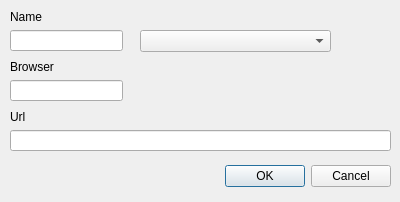
<?xml version="1.0" encoding="UTF-8"?>
<ui version="4.0">
 <class>NewBookmark</class>
 <widget class="QDialog" name="NewBookmark">
  <property name="geometry">
   <rect>
    <x>0</x>
    <y>0</y>
    <width>400</width>
    <height>202</height>
   </rect>
  </property>
  <property name="windowTitle">
   <string>Dialog</string>
  </property>
  <widget class="QDialogButtonBox" name="buttonBox">
   <property name="geometry">
    <rect>
     <x>50</x>
     <y>160</y>
     <width>341</width>
     <height>32</height>
    </rect>
   </property>
   <property name="orientation">
    <enum>Qt::Horizontal</enum>
   </property>
   <property name="standardButtons">
    <set>QDialogButtonBox::Cancel|QDialogButtonBox::Ok</set>
   </property>
  </widget>
  <widget class="QLineEdit" name="editBrowser">
   <property name="geometry">
    <rect>
     <x>10</x>
     <y>80</y>
     <width>113</width>
     <height>21</height>
    </rect>
   </property>
  </widget>
  <widget class="QLabel" name="label">
   <property name="geometry">
    <rect>
     <x>10</x>
     <y>60</y>
     <width>47</width>
     <height>14</height>
    </rect>
   </property>
   <property name="text">
    <string>Browser</string>
   </property>
  </widget>
  <widget class="QLabel" name="label_2">
   <property name="geometry">
    <rect>
     <x>10</x>
     <y>110</y>
     <width>47</width>
     <height>14</height>
    </rect>
   </property>
   <property name="text">
    <string>Url</string>
   </property>
  </widget>
  <widget class="QLineEdit" name="editBoxUrl">
   <property name="geometry">
    <rect>
     <x>10</x>
     <y>130</y>
     <width>381</width>
     <height>21</height>
    </rect>
   </property>
  </widget>
  <widget class="QLineEdit" name="editBoxName">
   <property name="geometry">
    <rect>
     <x>10</x>
     <y>30</y>
     <width>113</width>
     <height>21</height>
    </rect>
   </property>
  </widget>
  <widget class="QLabel" name="label_3">
   <property name="geometry">
    <rect>
     <x>10</x>
     <y>10</y>
     <width>47</width>
     <height>14</height>
    </rect>
   </property>
   <property name="text">
    <string>Name</string>
   </property>
  </widget>
  <widget class="QComboBox" name="browserCombo">
   <property name="geometry">
    <rect>
     <x>140</x>
     <y>30</y>
     <width>191</width>
     <height>22</height>
    </rect>
   </property>
  </widget>
 </widget>
 <tabstops>
  <tabstop>editBoxName</tabstop>
  <tabstop>editBrowser</tabstop>
  <tabstop>editBoxUrl</tabstop>
 </tabstops>
 <resources/>
 <connections>
  <connection>
   <sender>buttonBox</sender>
   <signal>accepted()</signal>
   <receiver>NewBookmark</receiver>
   <slot>accept()</slot>
   <hints>
    <hint type="sourcelabel">
     <x>248</x>
     <y>254</y>
    </hint>
    <hint type="destinationlabel">
     <x>157</x>
     <y>274</y>
    </hint>
   </hints>
  </connection>
  <connection>
   <sender>buttonBox</sender>
   <signal>rejected()</signal>
   <receiver>NewBookmark</receiver>
   <slot>reject()</slot>
   <hints>
    <hint type="sourcelabel">
     <x>316</x>
     <y>260</y>
    </hint>
    <hint type="destinationlabel">
     <x>286</x>
     <y>274</y>
    </hint>
   </hints>
  </connection>
 </connections>
</ui>
